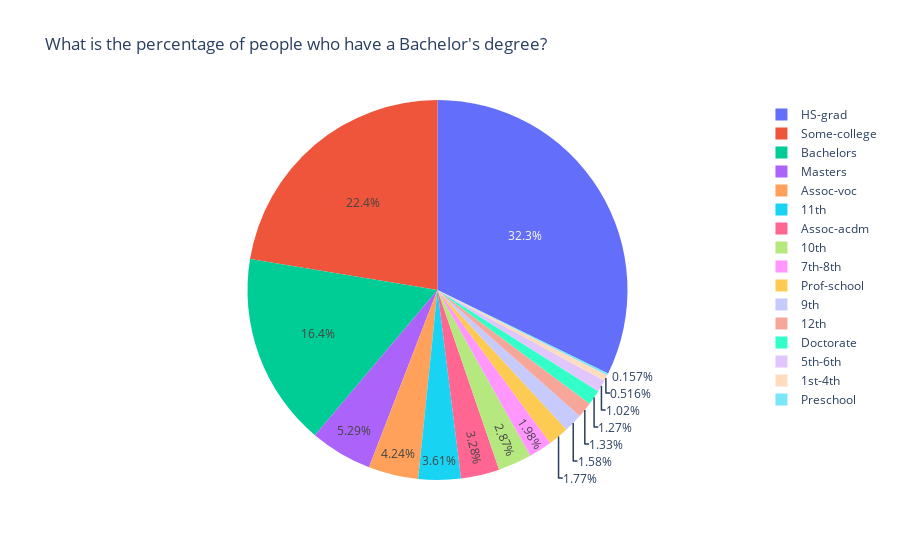

Notebook source saved alongside this figure:
### Code cell
px.pie(
    df,
    values=df[['education']].value_counts(),
    names=df['education'].value_counts().index,
    title="What is the percentage of people who have a Bachelor's degree?")

### Figure 1 — Plotly figure (JSON) as saved in the notebook; plotly's stock layout.template omitted (floating-point values rounded to 4 significant figures)
{"data": [{"domain": {"x": [0, 1], "y": [0, 1]}, "hovertemplate": "label=%{label}<br>value=%{value}<extra></extra>", "labels": ["HS-grad", "Some-college", "Bachelors", "Masters", "Assoc-voc", "11th", "Assoc-acdm", "10th", "7th-8th", "Prof-school", "9th", "12th", "Doctorate", "5th-6th", "1st-4th", "Preschool"], "legendgroup": "", "name": "", "showlegend": true, "type": "pie", "values": [10501, 7291, 5355, 1723, 1382, 1175, 1067, 933, 646, 576, 514, 433, 413, 333, 168, 51]}], "layout": {"legend": {"tracegroupgap": 0}, "title": {"text": "What is the percentage of people who have a Bachelor's degree?"}}}
